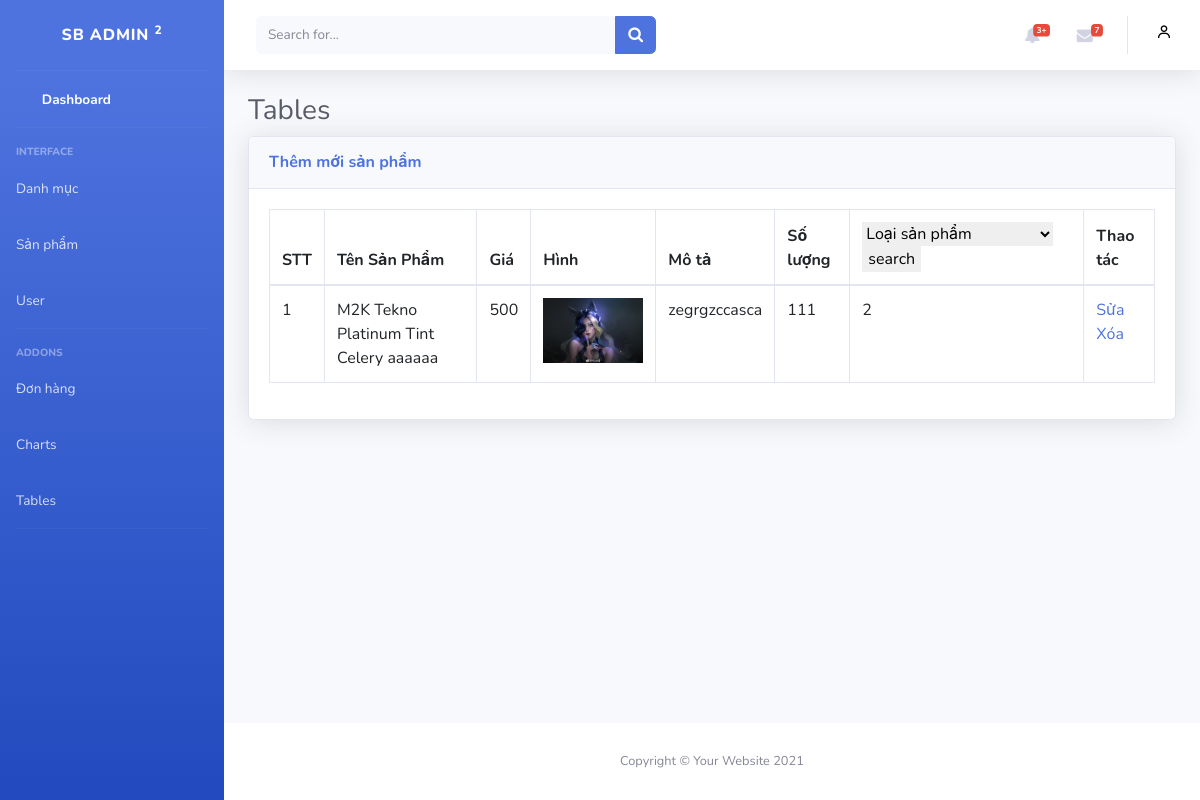
/admin/index.php?sp=list_sp (signed in), run on the app's committed database.
### tables this page shows
CREATE TABLE `product` (
  `idProduct` int(10) NOT NULL,
  `namePro` varchar(255) NOT NULL,
  `price` double(10,2) NOT NULL,
  `image` varchar(255) NOT NULL,
  `description` text NOT NULL,
  `quantity` int(11) NOT NULL,
  `idCate` int(10) NOT NULL
);

### module/pdo.php (called while the page is built, shortened)
<?php
function pdo_get_connection()
{
    $dburl = "mysql:host=localhost;dbname=du_an_11;charset=utf8";
    $username = 'root';
    $password = '';
    $conn = new PDO($dburl, $username, $password);
    $conn->setAttribute(PDO::ATTR_ERRMODE, PDO::ERRMODE_EXCEPTION);
    return $conn;
}
function pdo_query($sql)
{
    $sql_args = array_slice(func_get_args(), 1);
    try {
        $conn = pdo_get_connection();
        $stmt = $conn->prepare($sql);
        $stmt->execute($sql_args);
        $rows = $stmt->fetchAll();
        return $rows;
    } catch (PDOException $e) {
        throw $e;
    } finally {
        unset($conn);
    }
}

### module/sanpham.php (called while the page is built, shortened)
<?php
function list_sp($kyw, $idCate)
{
    $sql = "SELECT * FROM `product` WHERE 1 ";
    $listsp = pdo_query($sql);
    return $listsp;
}

### admin/sanpham/list.php (the view, shortened to what this page needs)
<div class="container-fluid">
    <h1 class="h3 mb-2 text-gray-800">Tables</h1>
    <div class="card shadow mb-4">
        <div class="card-header py-3">
            <h6 class="m-0 font-weight-bold text-primary"><a href="index.php?sp=add_sp">Thêm mới sản phẩm</a></h6>
        </div>
        <div class="card-body">
            <div class="table-responsive">
                <table class="table table-bordered" id="dataTable" width="100%" cellspacing="0">
                    <thead>
                        <tr>
                            <th>STT</th>
                            <th>Tên Sản Phẩm</th>
                            <th>Giá</th>
                            <th>Hình</th>
                            <th>Mô tả</th>
                            <th>Số lượng</th>
                            <th>
                                <form action="index.php?sp=spcl" method="post">
                                    <select name="loaisp" class="border-0" id="">
                                    <option value="0" selected>Loại sản phẩm</option>
                                    </select>
                                    <input type="submit" class="border-0" name="tim" value="search" id="">
                                </form>
                            </th>
                            <th>Thao tác</th>
                        </tr>
                    </thead>
                    <tbody>
                        <?php $stt = 1;
                        foreach ($listsp as $sp):
                            extract($sp); ?>
                            <tr>
                                <td>
                                    <?= $stt++ ?>
                                </td>
                                <td>
                                    <?= $namePro ?>
                                </td>
                                <td>
                                    <?= $price ?>
                                </td>
                                <td><img src="../image/<?= $image ?>" width="100" alt=""></td>
                                <td><?=$description?></td>
                                <td><?=$quantity?></td>
                                <td><?=$idCate?></td>
                                <td>
                                    <a href="index.php?sp=fix_sp&id=<?=$idProduct?>">Sửa</a>
                                    <a href="index.php?sp=delete_sp&id=<?=$idProduct?>">Xóa</a>
                                </td>
                            </tr>
                        <?php endforeach ?>
                    </tbody>
                </table>
            </div>
        </div>
    </div>
</div>
</div>

### data on the page
product: namePro "M2K Tekno Platinum Tint Celery aaaaaa", price "500", image (picture), description "zegrgzccasca", quantity "111", idCate "2"
